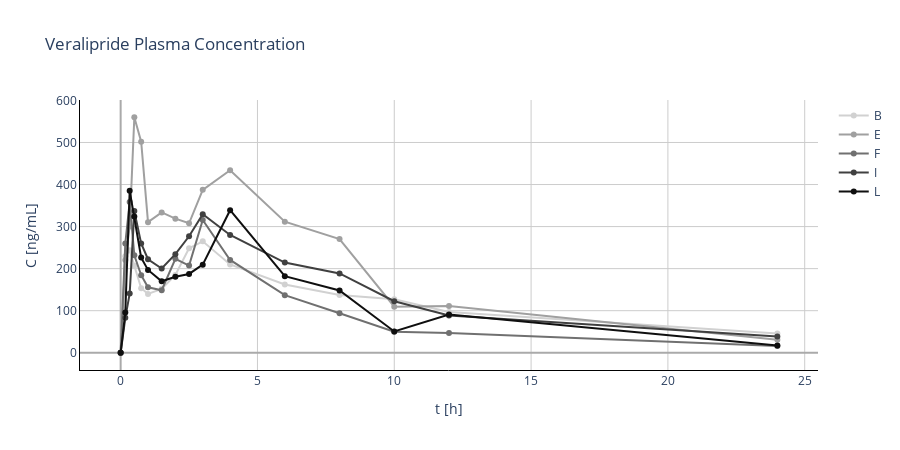

Notebook code for this chart:
### Code cell
subjects = ['B', 'E', 'F', 'I', 'L']
num_subjects = len(subjects)

grayscale_colors = plotlymodex.list_colors(n=len(subjects), colors=['#d1d1d1', '#0f0f0f'])

fig = go.Figure()

for subject, color in zip(subjects, grayscale_colors):
    fig.add_trace(go.Scatter(
        x=df.t, y=df[f'{subject}'], name=subject,
        line=dict(color=color)
    ))

plotlymodex.main_layout(
    fig, title='Veralipride Plasma Concentration', width=900, height=450,
    x='t [h]', y='C [ng/mL]', 
)

### Figure 1 — Plotly figure (JSON) as saved in the notebook; plotly's stock layout.template omitted (floating-point values rounded to 4 significant figures)
{"data": [{"hovertemplate": "x: %{x}<br>y: %{y}", "line": {"color": "#d1d1d1"}, "name": "B", "type": "scatter", "x": [0.0, 0.17, 0.33, 0.5, 0.75, 1.0, 1.5, 2.0, 2.5, 3.0, 4.0, 6.0, 8.0, 10.0, 12.0, 24.0], "y": [0.0, 229.4, 243.6, 206.9, 153.4, 140.0, 152.0, 184.9, 248.3, 264.9, 209.9, 162.2, 137.5, 127.4, 97.0, 45.7]}, {"hovertemplate": "x: %{x}<br>y: %{y}", "line": {"color": "#a0a0a0"}, "name": "E", "type": "scatter", "x": [0.0, 0.17, 0.33, 0.5, 0.75, 1.0, 1.5, 2.0, 2.5, 3.0, 4.0, 6.0, 8.0, 10.0, 12.0, 24.0], "y": [0.0, 220.5, 300.3, 560.0, 501.7, 310.6, 333.7, 318.8, 307.8, 387.4, 434.1, 311.8, 270.4, 109.5, 111.4, 31.1]}, {"hovertemplate": "x: %{x}<br>y: %{y}", "line": {"color": "#707070"}, "name": "F", "type": "scatter", "x": [0.0, 0.17, 0.33, 0.5, 0.75, 1.0, 1.5, 2.0, 2.5, 3.0, 4.0, 6.0, 8.0, 10.0, 12.0, 24.0], "y": [0.0, 259.9, 358.2, 231.9, 184.4, 155.7, 148.6, 223.5, 207.3, 315.8, 220.7, 136.9, 93.9, 50.1, 47.2, 16.3]}, {"hovertemplate": "x: %{x}<br>y: %{y}", "line": {"color": "#404040"}, "name": "I", "type": "scatter", "x": [0.0, 0.17, 0.33, 0.5, 0.75, 1.0, 1.5, 2.0, 2.5, 3.0, 4.0, 6.0, 8.0, 10.0, 12.0, 24.0], "y": [0.0, 83.1, 140.6, 336.8, 259.9, 222.4, 200.4, 234.4, 276.9, 329.2, 280.1, 214.5, 188.6, 122.6, 88.8, 38.7]}, {"hovertemplate": "x: %{x}<br>y: %{y}", "line": {"color": "#0f0f0f"}, "name": "L", "type": "scatter", "x": [0.0, 0.17, 0.33, 0.5, 0.75, 1.0, 1.5, 2.0, 2.5, 3.0, 4.0, 6.0, 8.0, 10.0, 12.0, 24.0], "y": [0.0, 95.5, 385.4, 323.8, 226.2, 197.0, 170.0, 180.6, 187.4, 209.5, 339.0, 182.0, 148.2, 50.7, 91.1, 17.5]}], "layout": {"height": 450, "legend": {"bgcolor": "#ffffff", "bordercolor": "#ffffff", "borderwidth": 1, "orientation": "v"}, "paper_bgcolor": "white", "plot_bgcolor": "white", "showlegend": true, "title": {"text": "Veralipride Plasma Concentration"}, "width": 900, "xaxis": {"gridcolor": "#CCCCCC", "linecolor": "black", "showgrid": true, "title": {"text": "t [h]"}, "type": "-", "zerolinecolor": "#AAAAAA"}, "yaxis": {"gridcolor": "#CCCCCC", "linecolor": "black", "showgrid": true, "title": {"text": "C [ng/mL]"}, "type": "-", "zerolinecolor": "#AAAAAA"}}}
